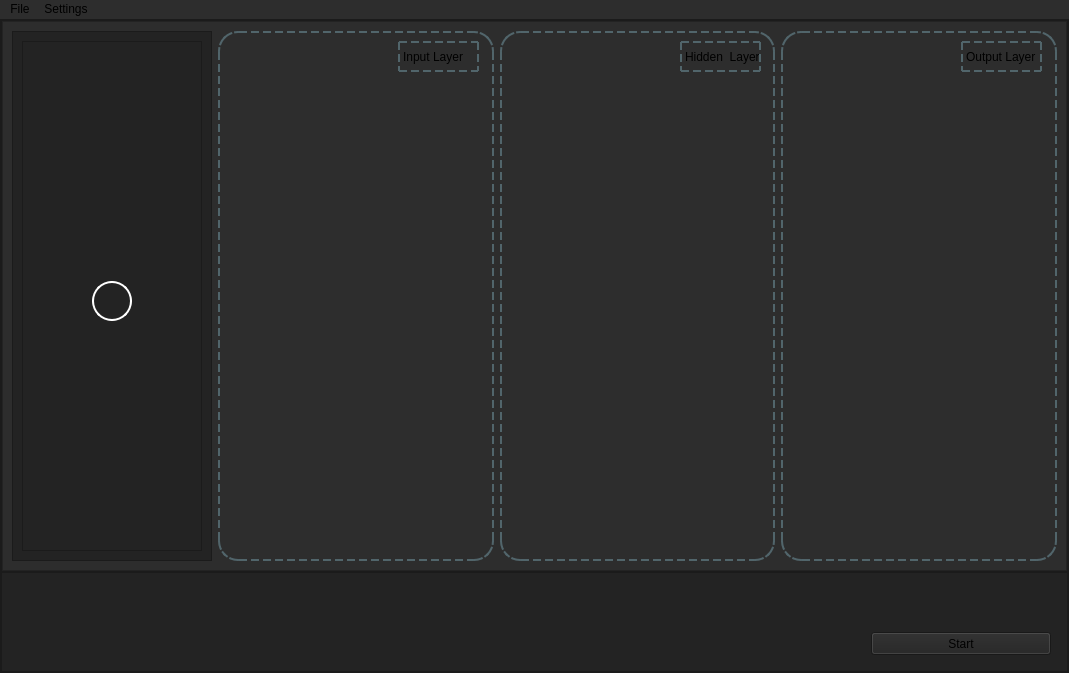
<?xml version="1.0" encoding="UTF-8"?>
<ui version="4.0">
 <class>MainWindow</class>
 <widget class="QMainWindow" name="MainWindow">
  <property name="geometry">
   <rect>
    <x>0</x>
    <y>0</y>
    <width>1069</width>
    <height>673</height>
   </rect>
  </property>
  <property name="minimumSize">
   <size>
    <width>1024</width>
    <height>600</height>
   </size>
  </property>
  <property name="windowTitle">
   <string>MainWindow</string>
  </property>
  <property name="styleSheet">
   <string notr="true">background-color: rgb(45, 45, 45);</string>
  </property>
  <widget class="QWidget" name="centralwidget">
   <property name="minimumSize">
    <size>
     <width>1024</width>
     <height>600</height>
    </size>
   </property>
   <layout class="QVBoxLayout" name="verticalLayout">
    <property name="spacing">
     <number>0</number>
    </property>
    <property name="leftMargin">
     <number>0</number>
    </property>
    <property name="topMargin">
     <number>0</number>
    </property>
    <property name="rightMargin">
     <number>0</number>
    </property>
    <property name="bottomMargin">
     <number>0</number>
    </property>
    <item>
     <widget class="QFrame" name="frame_2">
      <property name="styleSheet">
       <string notr="true">background-color: rgb(35, 35, 35);</string>
      </property>
      <property name="frameShape">
       <enum>QFrame::StyledPanel</enum>
      </property>
      <property name="frameShadow">
       <enum>QFrame::Raised</enum>
      </property>
      <layout class="QVBoxLayout" name="verticalLayout_3">
       <property name="spacing">
        <number>0</number>
       </property>
       <property name="leftMargin">
        <number>0</number>
       </property>
       <property name="topMargin">
        <number>0</number>
       </property>
       <property name="rightMargin">
        <number>0</number>
       </property>
       <property name="bottomMargin">
        <number>0</number>
       </property>
       <item>
        <widget class="QFrame" name="frame_5">
         <property name="frameShape">
          <enum>QFrame::StyledPanel</enum>
         </property>
         <property name="frameShadow">
          <enum>QFrame::Raised</enum>
         </property>
         <layout class="QHBoxLayout" name="horizontalLayout">
          <property name="spacing">
           <number>0</number>
          </property>
          <property name="leftMargin">
           <number>0</number>
          </property>
          <property name="topMargin">
           <number>0</number>
          </property>
          <property name="rightMargin">
           <number>0</number>
          </property>
          <property name="bottomMargin">
           <number>0</number>
          </property>
          <item>
           <widget class="QFrame" name="frame_4">
            <property name="styleSheet">
             <string notr="true">background-color: rgb(45, 45, 45);</string>
            </property>
            <property name="frameShape">
             <enum>QFrame::StyledPanel</enum>
            </property>
            <property name="frameShadow">
             <enum>QFrame::Raised</enum>
            </property>
            <layout class="QHBoxLayout" name="horizontalLayout_2">
             <item>
              <widget class="QFrame" name="frame_3">
               <property name="maximumSize">
                <size>
                 <width>200</width>
                 <height>16777215</height>
                </size>
               </property>
               <property name="styleSheet">
                <string notr="true">background-color: rgb(35, 35, 35);
</string>
               </property>
               <property name="frameShape">
                <enum>QFrame::StyledPanel</enum>
               </property>
               <property name="frameShadow">
                <enum>QFrame::Raised</enum>
               </property>
               <layout class="QVBoxLayout" name="verticalLayout_2">
                <item>
                 <widget class="QFrame" name="frame">
                  <property name="frameShape">
                   <enum>QFrame::StyledPanel</enum>
                  </property>
                  <property name="frameShadow">
                   <enum>QFrame::Raised</enum>
                  </property>
                  <widget class="QLabel" name="label">
                   <property name="geometry">
                    <rect>
                     <x>70</x>
                     <y>240</y>
                     <width>40</width>
                     <height>40</height>
                    </rect>
                   </property>
                   <property name="autoFillBackground">
                    <bool>false</bool>
                   </property>
                   <property name="styleSheet">
                    <string notr="true">border: 2px solid white; 
border-radius: 20px;</string>
                   </property>
                   <property name="text">
                    <string/>
                   </property>
                  </widget>
                 </widget>
                </item>
               </layout>
              </widget>
             </item>
             <item>
              <widget class="QFrame" name="input_frame">
               <property name="styleSheet">
                <string notr="true">border: 2px dashed;
border-color: rgb(81, 101, 107);
border-radius: 20px</string>
               </property>
               <property name="frameShape">
                <enum>QFrame::StyledPanel</enum>
               </property>
               <property name="frameShadow">
                <enum>QFrame::Raised</enum>
               </property>
               <widget class="QLabel" name="label_2">
                <property name="geometry">
                 <rect>
                  <x>180</x>
                  <y>10</y>
                  <width>81</width>
                  <height>31</height>
                 </rect>
                </property>
                <property name="text">
                 <string>Input Layer</string>
                </property>
               </widget>
              </widget>
             </item>
             <item>
              <widget class="QFrame" name="hidden_frame">
               <property name="styleSheet">
                <string notr="true">border: 2px dashed;
border-color: rgb(81, 101, 107);
border-radius: 20px</string>
               </property>
               <property name="frameShape">
                <enum>QFrame::StyledPanel</enum>
               </property>
               <property name="frameShadow">
                <enum>QFrame::Raised</enum>
               </property>
               <widget class="QLabel" name="label_3">
                <property name="geometry">
                 <rect>
                  <x>180</x>
                  <y>10</y>
                  <width>81</width>
                  <height>31</height>
                 </rect>
                </property>
                <property name="text">
                 <string>Hidden  Layer</string>
                </property>
               </widget>
              </widget>
             </item>
             <item>
              <widget class="QFrame" name="output_frame">
               <property name="styleSheet">
                <string notr="true">border: 2px dashed;
border-color: rgb(81, 101, 107);
border-radius: 20px</string>
               </property>
               <property name="frameShape">
                <enum>QFrame::StyledPanel</enum>
               </property>
               <property name="frameShadow">
                <enum>QFrame::Raised</enum>
               </property>
               <widget class="QLabel" name="label_4">
                <property name="geometry">
                 <rect>
                  <x>180</x>
                  <y>10</y>
                  <width>81</width>
                  <height>31</height>
                 </rect>
                </property>
                <property name="text">
                 <string>Output Layer</string>
                </property>
               </widget>
              </widget>
             </item>
            </layout>
           </widget>
          </item>
         </layout>
        </widget>
       </item>
       <item>
        <widget class="QFrame" name="frame_6">
         <property name="maximumSize">
          <size>
           <width>16777215</width>
           <height>100</height>
          </size>
         </property>
         <property name="frameShape">
          <enum>QFrame::StyledPanel</enum>
         </property>
         <property name="frameShadow">
          <enum>QFrame::Raised</enum>
         </property>
         <widget class="QPushButton" name="pushButton">
          <property name="geometry">
           <rect>
            <x>870</x>
            <y>60</y>
            <width>180</width>
            <height>23</height>
           </rect>
          </property>
          <property name="text">
           <string>Start</string>
          </property>
         </widget>
        </widget>
       </item>
      </layout>
     </widget>
    </item>
   </layout>
  </widget>
  <widget class="QMenuBar" name="menuBar">
   <property name="geometry">
    <rect>
     <x>0</x>
     <y>0</y>
     <width>1069</width>
     <height>21</height>
    </rect>
   </property>
   <widget class="QMenu" name="menuFile">
    <property name="title">
     <string>File</string>
    </property>
    <addaction name="actionSave"/>
   </widget>
   <widget class="QMenu" name="menuSettings">
    <property name="title">
     <string>Settings</string>
    </property>
   </widget>
   <addaction name="menuFile"/>
   <addaction name="menuSettings"/>
  </widget>
  <action name="actionSave">
   <property name="text">
    <string>Save</string>
   </property>
  </action>
 </widget>
 <resources/>
 <connections/>
</ui>
